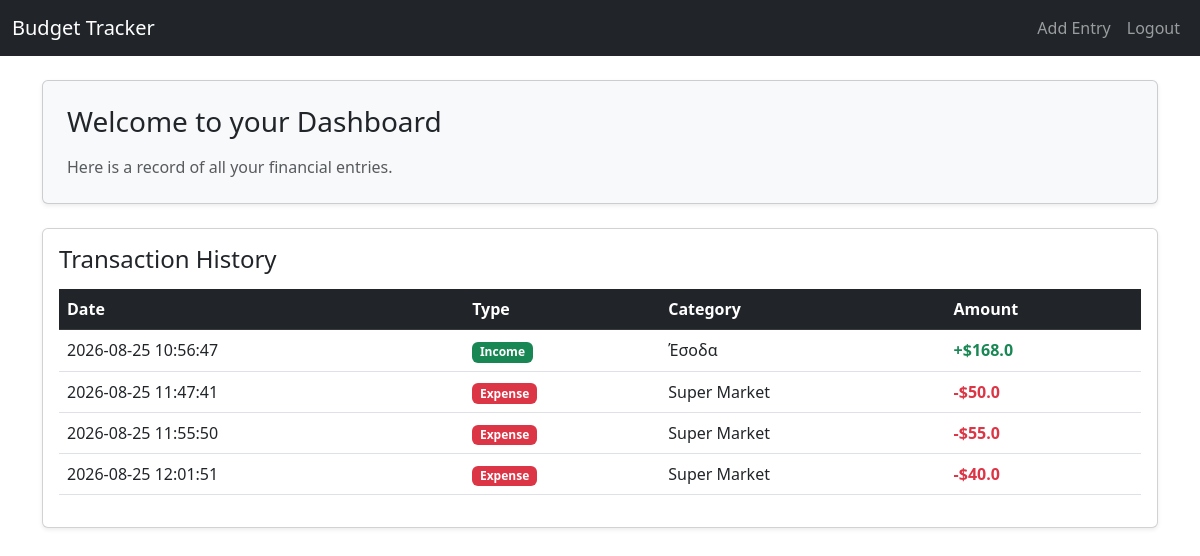
The page / (signed in) on the database its author committed.
### tables this page shows
CREATE TABLE transactions (
    id INTEGER PRIMARY KEY AUTOINCREMENT NOT NULL,
    user_id INTEGER NOT NULL,
    type TEXT NOT NULL,
    category TEXT NOT NULL,
    amount REAL NOT NULL,
    date DATETIME DEFAULT CURRENT_TIMESTAMP,
    FOREIGN KEY (user_id) REFERENCES users(id)
);

### app.py (the view)
@app.route("/")
def index():
    if "user_id" not in session:
        return redirect("/login")
    history = db.execute("SELECT * FROM transactions WHERE user_id = ?", session["user_id"])
    return render_template("index.html", transactions=history)

### templates/index.html
{% extends "layout.html" %}
{% block main %}
<div class="row mb-4">
    <div class="col-md-12">
        <div class="card shadow-sm p-4 bg-light">
            <h3 class="mb-3">Welcome to your Dashboard</h3>
            <p class="text-muted mb-0">Here is a record of all your financial entries.</p>
        </div>
    </div>
</div>
<div class="row">
    <div class="col-md-12">
        <div class="card shadow-sm">
            <div class="card-body">
                <h4 class="card-title mb-3">Transaction History</h4>
                <div class="table-responsive">
                    <table class="table table-hover align-middle">
                        <thead class="table-dark">
                            <tr>
                                <th>Date</th>
                                <th>Type</th>
                                <th>Category</th>
                                <th>Amount</th>
                            </tr>
                        </thead>
                        <tbody>
                            {% for row in transactions %}
                            <tr>
                                <td>{{ row.date }}</td>
                                <td>
                                    {% if row.type == 'Income' %}
                                        <span class="badge bg-success">Income</span>
                                    {% else %}
                                        <span class="badge bg-danger">Expense</span>
                                    {% endif %}
                                </td>
                                <td>{{ row.category }}</td>
                                <td>
                                    {% if row.type == 'Income' %}
                                        <span class="text-success fw-bold">+${{ row.amount }}</span>
                                    {% else %}
                                        <span class="text-danger fw-bold">-${{ row.amount }}</span>
                                    {% endif %}
                                </td>
                            </tr>
                            {% endfor %}
                        </tbody>
                    </table>
                </div>
            </div>
        </div>
    </div>
</div>
{% endblock %}

### templates/layout.html (shortened to what this page needs)
<!DOCTYPE html>
<html lang="en">
<head>
    <link href="https://cdn.jsdelivr.net/npm/bootstrap@5.3.0/dist/css/bootstrap.min.css" rel="stylesheet">
</head>
<body>
    <nav class="navbar navbar-expand-lg navbar-dark bg-dark">
        <div class="container-fluid">
            <a class="navbar-brand" href="/">Budget Tracker</a>
            <div class="navbar-nav ms-auto">
                {% if session.user_id %}
                    <a class="nav-link" href="/add">Add Entry</a>
                    <a class="nav-link" href="/logout">Logout</a>
                {% else %}
                    <a class="nav-link" href="/register">Register</a>
                    <a class="nav-link" href="/login">Login</a>
                {% endif %}
            </div>
        </div>
    </nav>
    <main class="container mt-4">
        {% block main %}{% endblock %}
    </main>
</body>
</html>

### rows shown on the page
transactions: date "2026-08-25 10:56:47", type "Income", category "Έσοδα", amount "168.0"
transactions: date "2026-08-25 11:47:41", type "Expense", category "Super Market", amount "50.0"
transactions: date "2026-08-25 11:55:50", type "Expense", category "Super Market", amount "55.0"
transactions: date "2026-08-25 12:01:51", type "Expense", category "Super Market", amount "40.0"
